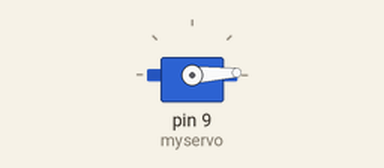
Bench run of a sketch on a simulated Arduino Uno, built with avr-gcc and run on an emulated ATmega328P. On the bench: servo.

Above: at 0.05 s.
At 0.9 s:
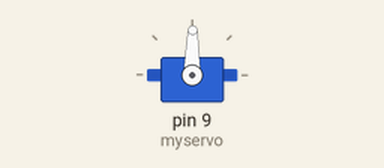
At 1.8 s:
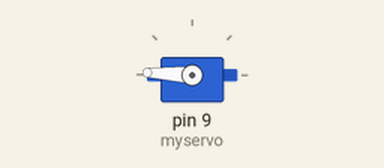
At 3.55 s:
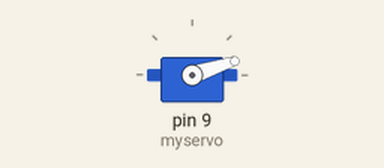
Timing chart, 0 to 8.8 s (numbered marks = the images above):
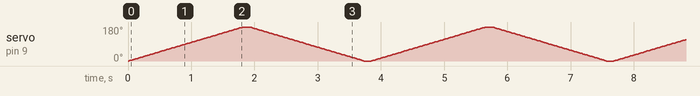

The sketch:

Servo_Motor_Speed_Change.ino
```cpp
/*
   Servo Motor Control with an Arduino
   For more details, visit: https://techzeero.com/arduino-tutorials/servo-motor-with-an-arduino/
*/

#include "Servo.h"

Servo myservo;        //Object Initialized

int angle = 0;

void setup()
{
  myservo.attach(9);      //Attach the signal pin of servo to D9 of arduino
}

void loop()
{
  for(angle = 0; angle < 180; angle = angle + 1) //Command to move from 0 degrees to 180 degrees
  {
    myservo.write(angle);     //Command to rotate the servo to the specified angle
    delay(10);     //Change the delay for changing the Speed of Servo Motor
  }
  delay(100);   //Delay for pause

  for(angle = 180; angle >= 0; angle = angle-1) // command to move from 180 degrees to 0 degrees
  {
    myservo.write(angle);
    delay(10);    //Change the delay for changing the Speed of Servo Motor
  }
  delay(100);   //Delay for pause
}
```
